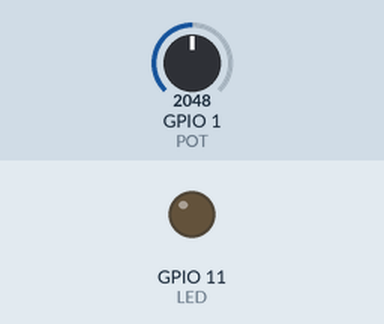
A sketch run on a simulated ESP32-S3. Shown: output pins drawn as LEDs (lit = HIGH). Inputs (shaded band) come from the test bench; at power-on: GPIO 1 (POT) = 2048.

Above: at 2.8 s.
2.9 s: GPIO 1 (POT) set to 0
At 5.4 s:
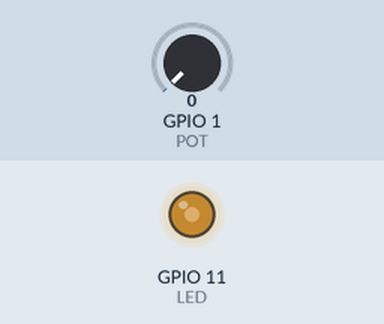
5.7 s: GPIO 1 (POT) set to 491
At 6.92 s:
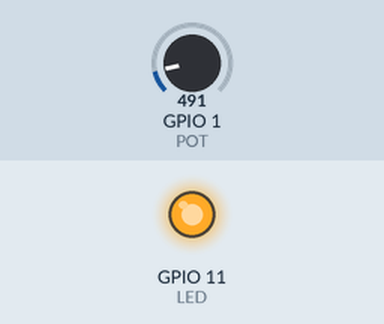
Timing chart, 0 to 15.2 s (numbered marks = the images above; inputs shaded):
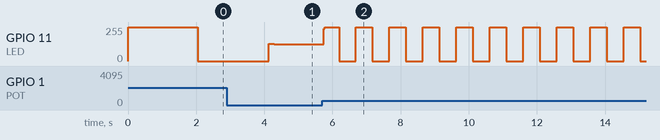

The sketch:

ex5_botao_led_melhorado.ino
```cpp
/* QUINTO PROGRAMA (PISCA-LED MELHORADO)
   DANIEL RODRIGUES DE SOUSA 08/03/2024 */

#define LED     11  //definição do LED
#define POT     A0  //definição do potenciômetro

unsigned int tempo = 0;

void setup()
{
  pinMode(LED, OUTPUT);
}
void loop()
{
  tempo = analogRead(POT);      //lê potenciômetro
  digitalWrite(LED, !digitalRead(LED));
  delay(tempo);
}
```

Measured:
- after the input at 2.9 s, GPIO 11 (LED): 0/255 → 131/255 after 1.2 s, → 125/255 0.16 s later
- after the input at 5.7 s, GPIO 11 (LED): 125/255 → 242/255 at once, then moves between 0/255 and 255/255, repeating every 2.0 s
